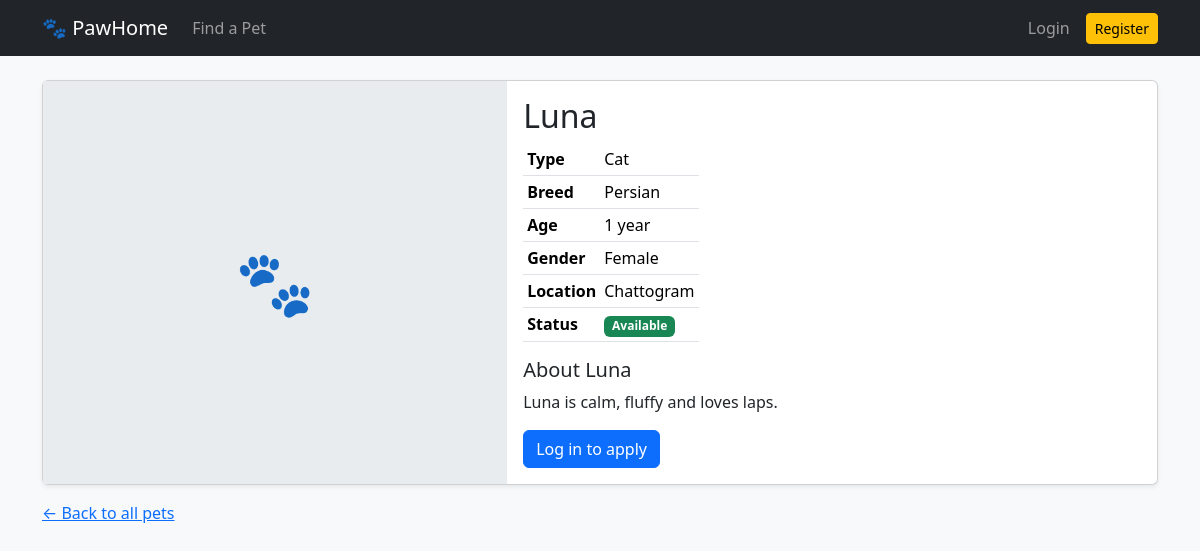
Page /pets/2/ on the committed database.
### pets/models.py (models this page shows, shortened)
class Pet(models.Model):
    class AnimalType(models.TextChoices):
        DOG = "Dog", "Dog"
        CAT = "Cat", "Cat"
        BIRD = "Bird", "Bird"
        RABBIT = "Rabbit", "Rabbit"
        OTHER = "Other", "Other"
    class Gender(models.TextChoices):
        MALE = "Male", "Male"
        FEMALE = "Female", "Female"
    class Status(models.TextChoices):
        AVAILABLE = "Available", "Available"
        ADOPTED = "Adopted", "Adopted"
    name = models.CharField(max_length=100)
    animal_type = models.CharField(max_length=20, choices=AnimalType.choices, default=AnimalType.DOG)
    breed = models.CharField(max_length=100, blank=True)
    age = models.PositiveSmallIntegerField(help_text="Age in years (0 = under 1 year)")
    gender = models.CharField(max_length=10, choices=Gender.choices)
    location = models.CharField(max_length=100)
    description = models.TextField()
    image = models.ImageField(upload_to="pets/", blank=True, null=True)
    status = models.CharField(max_length=10, choices=Status.choices, default=Status.AVAILABLE)
    created_at = models.DateTimeField(auto_now_add=True)
    class Meta:
        ordering = ["-created_at", "-id"]
    @property
    def is_available(self):
        return self.status == self.Status.AVAILABLE
    @property
    def age_display(self):
        if self.age == 0:
            return "Under 1 year"
        return f"{self.age} year" + ("" if self.age == 1 else "s")

### pets/views.py (the view)
# urls.py: path("pets/<int:pk>/", views.pet_detail, name="detail"),
def pet_detail(request, pk):
    pet = get_object_or_404(Pet, pk=pk)
    has_pending = is_favorite = False
    if request.user.is_authenticated:
        has_pending = AdoptionRequest.objects.filter(
            user=request.user, pet=pet, status=AdoptionRequest.Status.PENDING
        ).exists()
        is_favorite = Favorite.objects.filter(user=request.user, pet=pet).exists()
    return render(request, "pets/pet_detail.html", {
        "pet": pet, "has_pending": has_pending, "is_favorite": is_favorite,
    })

### templates/pets/pet_detail.html (shortened to what this page needs)
{% extends "base.html" %}
{% block content %}
<div class="card shadow-sm"><div class="row g-0">
  <div class="col-md-5">
    {% if pet.image %}<img src="{{ pet.image.url }}" class="img-fluid rounded-start w-100" alt="{{ pet.name }}">
    {% else %}<div class="pet-ph h-100" style="min-height:300px">🐾</div>{% endif %}
  </div>
  <div class="col-md-7"><div class="card-body">
    <h2 class="card-title">{{ pet.name }}</h2>
    <table class="table table-sm w-auto">
      <tr><th>Type</th><td>{{ pet.animal_type }}</td></tr>
      <tr><th>Breed</th><td>{{ pet.breed|default:"—" }}</td></tr>
      <tr><th>Age</th><td>{{ pet.age_display }}</td></tr>
      <tr><th>Gender</th><td>{{ pet.gender }}</td></tr>
      <tr><th>Location</th><td>{{ pet.location }}</td></tr>
      <tr><th>Status</th><td>{% if pet.is_available %}<span class="badge text-bg-success">Available</span>{% else %}<span class="badge text-bg-secondary">Adopted</span>{% endif %}</td></tr>
    </table>
    <h5>About {{ pet.name }}</h5>
    <p>{{ pet.description|linebreaksbr }}</p>
    <div class="d-flex flex-wrap gap-2 align-items-center">
      {% if not pet.is_available %}
        <div class="alert alert-danger mb-0">❌ This pet has already been adopted.</div>
      {% elif not user.is_authenticated %}
        <a class="btn btn-primary" href="{% url 'accounts:login' %}?next={{ request.path }}">Log in to apply</a>
      {% elif has_pending %}
        <div class="alert alert-warning mb-0">You already have a pending request for {{ pet.name }}. <a href="{% url 'adoptions:my_requests' %}">View</a></div>
      {% else %}
        <a class="btn btn-primary btn-lg" href="{% url 'adoptions:apply' pet.pk %}">Apply for Adoption</a>
      {% endif %}
    </div>
  </div></div>
</div></div>
<a href="{% url 'pets:list' %}" class="d-inline-block mt-3">← Back to all pets</a>
{% endblock %}

### templates/base.html (style rules this page uses)
.pet-ph { height:200px;display:flex;align-items:center;justify-content:center;font-size:4rem;background:#e9ecef }

### rows in the picture
Pet: name "Luna", animal_type "Cat", breed "Persian", age_display "1 year", gender "Female", location "Chattogram", description "Luna is calm, fluffy and loves laps."
